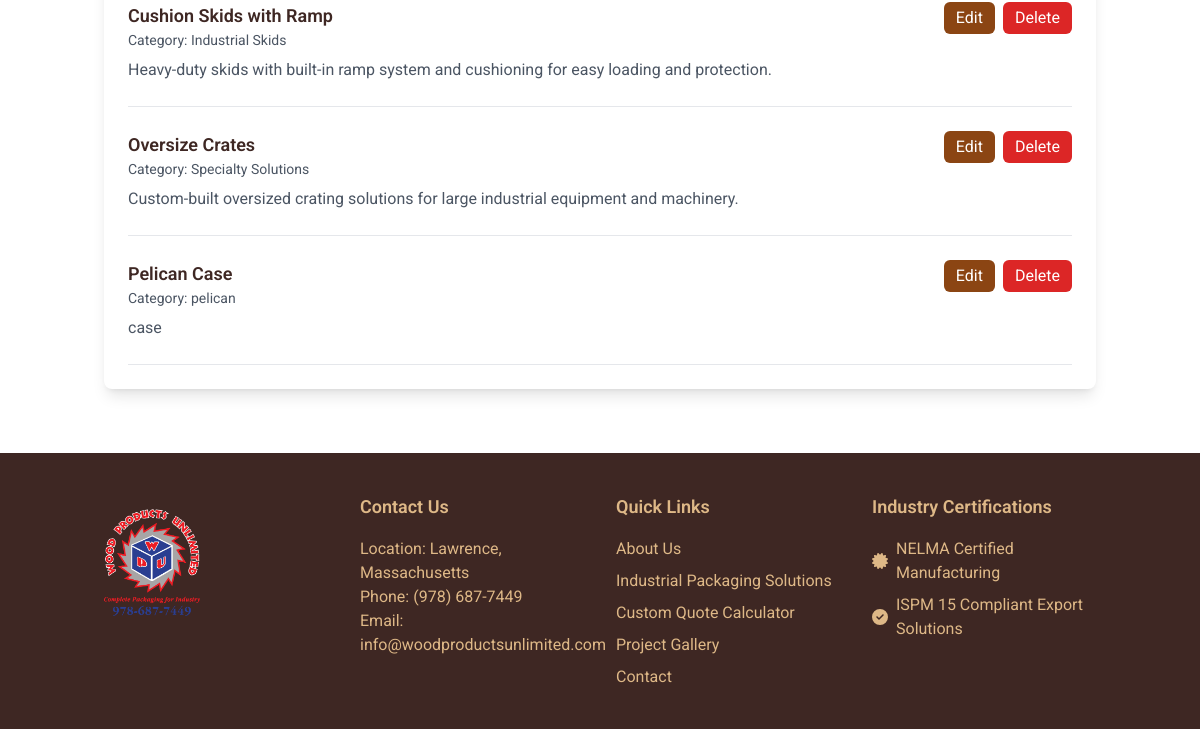
The page /admin/products (signed in, lower part) on the database as committed earlier.
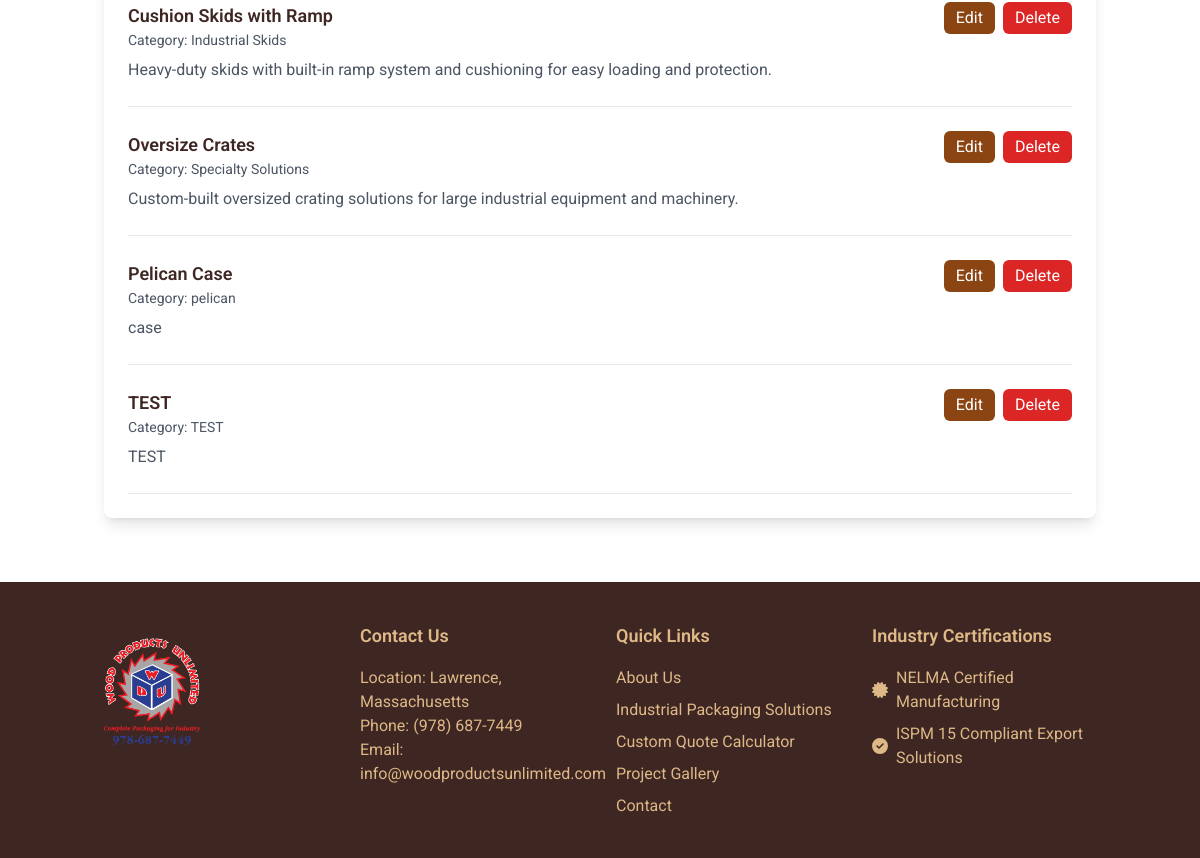
The same page on the database as committed later.
### models.py (models this page shows)
class Product(db.Model):
    id = db.Column(db.Integer, primary_key=True)
    name = db.Column(db.String(100), nullable=False)
    description = db.Column(db.Text, nullable=False)
    category = db.Column(db.String(50), nullable=False)
    package_type = db.Column(db.String(50), nullable=True)  # Added package_type field
    image_url = db.Column(db.String(200), nullable=False)
    price = db.Column(db.Float, nullable=False)
    created_at = db.Column(db.DateTime, default=datetime.utcnow)

### routes/admin/routes.py (the view)
@admin.route('/products')
@login_required
@log_route_access('admin_products')
@handle_exceptions
def products():
    products = Product.query.all()
    return render_template('admin/products.html', products=products)

### app.py (called while the page is built)
@login_manager.user_loader
def load_user(user_id):
    from models import Admin
    return Admin.query.get(int(user_id))

### routes/admin/routes.py (called while the page is built)
@admin.before_request
def verify_admin():
    if not current_user.is_authenticated:
        current_app.logger.warning(
            f'Unauthorized dashboard access attempt from {request.remote_addr}'
        )
        flash('Please log in to access the admin dashboard', 'error')
        return redirect(url_for('auth.login'))

@admin.before_request
def verify_db():
    try:
        db.session.query(Admin).first()
    except Exception as e:
        current_app.logger.error(f'Database connection error: {str(e)}')
        return render_template('errors/500.html'), 500

@admin.before_request
def log_request_info():
    current_app.logger.debug(
        'Admin Route Request:\n'
        f'Path: {request.path}\n'
        f'Method: {request.method}\n'
        f'User: {current_user.username if not current_user.is_anonymous else "anonymous"}\n'
        f'IP: {request.remote_addr}\n'
        f'User Agent: {request.user_agent.string}')

### templates/admin/products.html (shortened to what this page needs)
{% extends "base.html" %}
{% block content %}
<div class="container mx-auto px-4 py-16">
    <div class="max-w-6xl mx-auto">
        <div class="bg-white rounded-lg shadow-lg p-6">
            <div class="space-y-6">
                {% for product in products %}
                <div class="border-b border-gray-200 pb-6">
                    <div class="flex justify-between items-start">
                        <div class="flex-1">
                            <h3 class="text-lg font-semibold">{{ product.name }}</h3>
                            <p class="text-sm text-gray-600 mb-2">Category: {{ product.category }}</p>
                            <p class="text-gray-600">{{ product.description }}</p>
                        </div>
                        <div class="flex space-x-2">
                            <a href="{{ url_for('admin.admin_products.edit_product', id=product.id) }}" class="bg-wood-brown text-white px-3 py-1 rounded-md hover:bg-wood-dark">Edit</a>
                            <form method="POST" action="{{ url_for('admin.admin_products.delete_product', id=product.id) }}" class="inline">
                                <button type="submit" class="bg-red-600 text-white px-3 py-1 rounded-md hover:bg-red-700" onclick="return confirm('Are you sure you want to delete this product?')">Delete</button>
                            </form>
                        </div>
                    </div>
                </div>
                {% endfor %}
            </div>
        </div>
    </div>
</div>
{% endblock %}

Rows that differ between the two databases and show on the page:
added Product: name "TEST", category "TEST", description "TEST"
